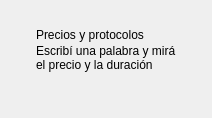
      <widget class="QWidget" name="pagBuscador">
       <layout class="QVBoxLayout" name="layoutBuscador">
        <property name="spacing">
         <number>18</number>
        </property>
        <property name="leftMargin">
         <number>36</number>
        </property>
        <property name="topMargin">
         <number>28</number>
        </property>
        <property name="rightMargin">
         <number>36</number>
        </property>
        <property name="bottomMargin">
         <number>28</number>
        </property>
        <item>
         <layout class="QVBoxLayout" name="layoutCabeceraBuscador">
          <property name="spacing">
           <number>2</number>
          </property>
          <item>
           <widget class="QLabel" name="lblTituloBuscador">
            <property name="text">
             <string>Precios y protocolos</string>
            </property>
            <property name="rol" stdset="0">
             <string notr="true">titulo</string>
            </property>
           </widget>
          </item>
          <item>
           <widget class="QLabel" name="lblSubBuscador">
            <property name="text">
             <string>Escribí una palabra y mirá el precio y la duración</string>
            </property>
            <property name="wordWrap">
             <bool>true</bool>
            </property>
            <property name="rol" stdset="0">
             <string notr="true">subtitulo</string>
            </property>
           </widget>
          </item>
         </layout>
        </item>
        <item>
         <widget class="BuscadorPrecios" name="buscador" native="true"/>
        </item>
       </layout>
      </widget>
